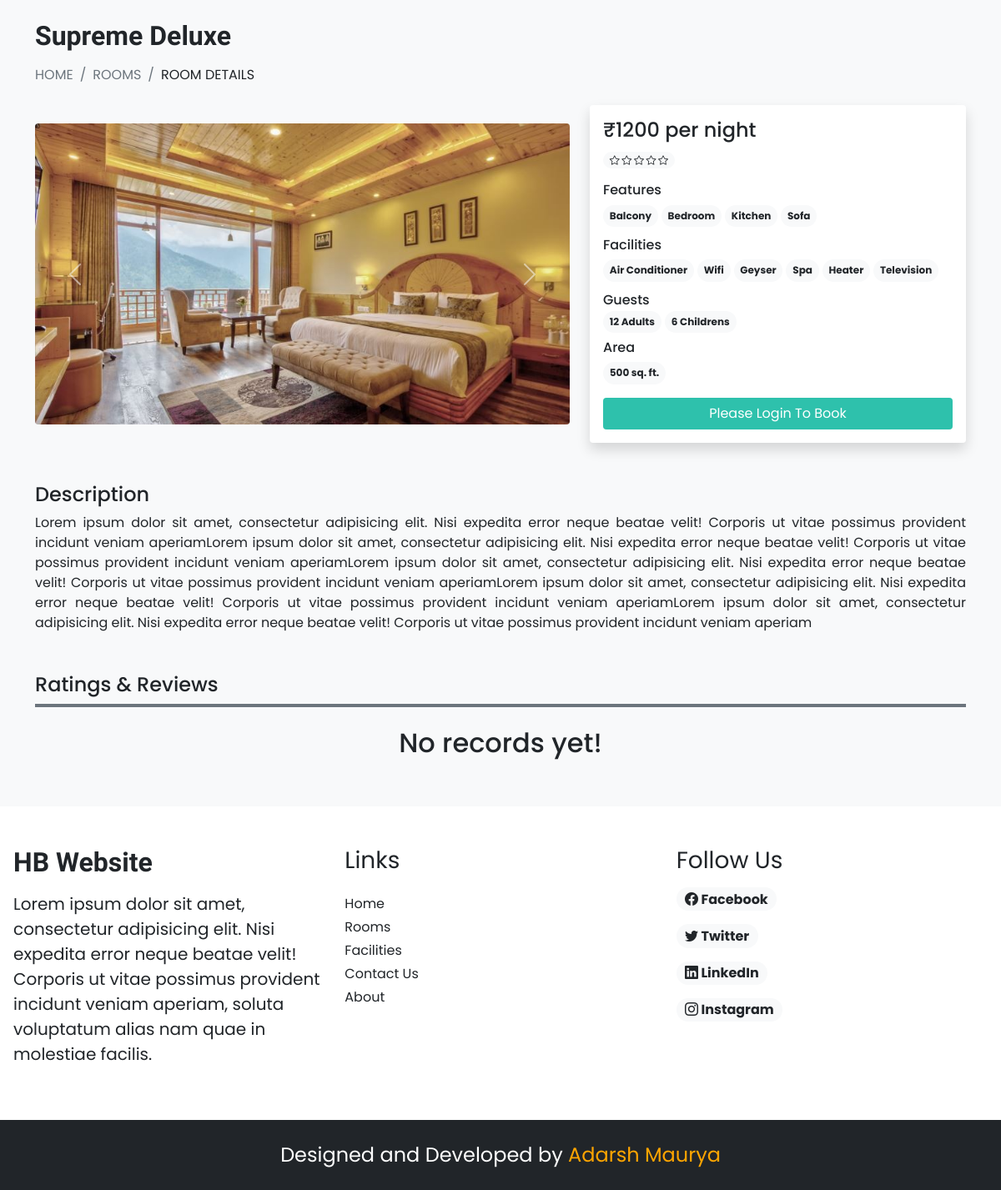
Page /room_details.php?id=11 on the committed database.
### tables this page shows
CREATE TABLE `rooms` (
  `id` int NOT NULL,
  `name` varchar(150) NOT NULL,
  `area` int NOT NULL,
  `price` int NOT NULL,
  `quantity` int NOT NULL,
  `adult` int NOT NULL,
  `children` int NOT NULL,
  `description` varchar(1050) NOT NULL,
  `status` tinyint NOT NULL DEFAULT '1',
  `removed` tinyint NOT NULL DEFAULT '0'
);

CREATE TABLE `room_images` (
  `id` int NOT NULL,
  `room_id` int NOT NULL,
  `room_img` varchar(100) NOT NULL,
  `thumbnail` tinyint NOT NULL DEFAULT '0'
);

CREATE TABLE `features` (
  `id` int NOT NULL,
  `feature_name` varchar(150) NOT NULL
);

CREATE TABLE `facilities` (
  `id` int NOT NULL,
  `name` varchar(100) NOT NULL,
  `picture` varchar(100) NOT NULL,
  `description` varchar(250) NOT NULL
);

CREATE TABLE `general_settings` (
  `id` int NOT NULL,
  `site_title` varchar(128) NOT NULL,
  `site_desc` varchar(500) NOT NULL,
  `shutdown` tinyint NOT NULL DEFAULT '0'
);

CREATE TABLE `social_links` (
  `id` int NOT NULL,
  `name` varchar(100) NOT NULL,
  `social_link` varchar(300) NOT NULL DEFAULT 'none',
  `icon_class_name` varchar(50) NOT NULL DEFAULT 'bi-arrow-right-square-fill'
);

### admin/inc/db_config.php (called while the page is built, shortened)
<?php
function select($query,$values,$datatypes){
    $con = $GLOBALS['conn'];
    if($stmt = mysqli_prepare($con,$query)){
        if(mysqli_stmt_bind_param($stmt,$datatypes,...$values)){
            if(mysqli_stmt_execute($stmt)){
                $res = mysqli_stmt_get_result($stmt);
                return $res;
            }else{
                mysqli_stmt_close($stmt);
                die("Query cannot be executed - Select");
            }
        }else{
            mysqli_stmt_close($stmt);
            die("Query cannot be binded - Select");
        }
    }else{
        die("Query cannot be prepared - Select");
    }
}
?>

### room_details.php (the view, shortened to what this page needs)
<!DOCTYPE html>
<html lang="en">
<head>
    <?php require("./inc/comman.php") ?>
    <?php require("./inc/links.php") ?>
</head>
<body class="bg-light">
    <?php
    $general_q = "SELECT * FROM `general_settings` WHERE `id`=?";
    $value = [1];
    $general_res = select($general_q, $value, "i");
    $general_assoc = mysqli_fetch_assoc($general_res);
    ?>
    <?php
    $frm = filteration($_GET);
    $room_res = select("SELECT * FROM `rooms` WHERE `id`=? AND `status`=? AND `removed`=?", [$frm['id'], 1, 0], 'iii');
    $room_data = mysqli_fetch_assoc($room_res);
    ?>
    <div class="container">
        <div class="my-4">
            <h4 class="h-font fw-bold fs-2"><?php echo $room_data['name'] ?></h4>
            <div class="d-flex align-items-center gap-2 mt-3">
                <a href="./index.php" class="anchor-hover text-decoration-none text-muted">HOME</a>
                <span class="text-muted"> / </span>
                <a href="./rooms.php" class="anchor-hover text-decoration-none text-muted">ROOMS</a>
                <span class="text-muted"> / </span>
                <span>ROOM DETAILS</span>
            </div>
        </div>
        <div class="row mt-3 d-flex align-items-center">
            <div class="col-md-12 col-lg-7 mb-lg-0 mb-3">
                <div id="roomCarousels" class="carousel slide" data-bs-ride="carousel">
                    <div class="carousel-inner">
                        <?php
                        $room_img_q = "SELECT * FROM `room_images` WHERE `room_id`=?";
                        $room_img_res = select($room_img_q, [$room_data['id']], 'i');
                        $room_img = ROOMS_IMAGE_FOLDER_PATH . "thumbnail.jpg";
                        if ($room_img_res->num_rows == 0) {
                            echo <<<data
                                <div class="carousel-item active">
                                <img src="$room_img" class="rounded d-block w-100" alt="thumbnail.jpg">
                                </div>
                                data;
                        } else {
                            $activeClass = "active";
                            while ($img_row = mysqli_fetch_assoc($room_img_res)) {
                                $room_img = ROOMS_IMAGE_FOLDER_PATH . $img_row['room_img'];
                                echo <<<data
                                        <div class="carousel-item $activeClass shadow">
                                            <img src="$room_img" class="rounded d-block w-100" alt="$img_row[room_img]">
                                        </div>
                                    data;
                                $activeClass = '';
                            }
                        }
                        ?>
                    </div>
                    <button class="carousel-control-prev" type="button" data-bs-target="#roomCarousels" data-bs-slide="prev">
                        <span class="carousel-control-prev-icon" aria-hidden="true"></span>
                    </button>
                    <button class="carousel-control-next" type="button" data-bs-target="#roomCarousels" data-bs-slide="next">
                        <span class="carousel-control-next-icon" aria-hidden="true"></span>
                    </button>
                </div>
            </div>
            <div class="col-lg-5 col-md-12">
                <div class="card border-0 shadow">
                    <div class="card-body">
                        <?php
                        echo <<<price
                                    <h4 class="mb-2">₹$room_data[price] per night</h4>
                                price;
                        $ratings_q = select("SELECT AVG(rating) AS `rating` FROM `reviews_and_ratings` WHERE `room_id` = ?  ORDER BY `id` DESC LIMIT 30", [$room_data['id']], 'i');
                        $rating = mysqli_fetch_assoc($ratings_q);
                        $rating_out = "";
                        $avg = round($rating['rating']);
                        for ($i = 1; $i <= 5; $i++) {
                            if ($i <= $avg) {
                                $rating_out .= "
                                            <i class='bi bi-star-fill text-warning'></i>
                                            ";
                            } else {
                                $rating_out .= "
                                                <i class='bi bi-star text-dark'></i>
                                                ";
                            }
                        }
                        echo <<<rating
                                    <span class="badge rounded-pill bg-light mb-3">
                                        $rating_out
                                    </span>
                                rating;
                        $feature_q = "SELECT f.feature_name FROM `room_features` rf INNER JOIN `features` f ON rf.feature_id = f.id WHERE rf.room_id = ?";
                        $f_res = select($feature_q, [$room_data['id']], 'i');
                        $feature = "";
                        while ($f_row = mysqli_fetch_assoc($f_res)) {
                            $feature .= "<span class='badge rounded-pill bg-light text-wrap lh-base text-dark me-1 mb-1'>
                                                    $f_row[feature_name]
                                                </span>";
                        }
                        echo <<<features
                                    <div class="mb-2">
                                        <h6 class="mb-2">Features</h6>
                                        $feature
                                    </div>
                                features;
                        $facility = "";
                        $facility_q = "SELECT f.name FROM `room_facilities` rf INNER JOIN `facilities` f ON rf.facilities_id = f.id WHERE rf.room_id = ?";
                        $f2_res = select($facility_q, [$room_data['id']], 'i');
                        while ($f_row = mysqli_fetch_assoc($f2_res)) {
                            $facility .= "<span class='badge me-1 rounded-pill bg-light text-wrap lh-base text-dark mb-1'>
                                                    $f_row[name]
                                                </span>";
                        }
                        echo <<<facilities
                                    <div class="mb-2">
                                        <h6 class="mb-2">Facilities</h6>
                                        $facility
                                    </div>
                                facilities;
                        $adult = ($room_data['adult'] > 1) ? "Adults" : "Adult";
                        $children = ($room_data['children'] > 1) ? "Childrens" : "Children";
                        echo <<<guests
                                    <div class="mb-2">
                                        <h6 class="mb-1">Guests</h6>
                                        <span class="badge rounded-pill bg-light text-wrap lh-base text-dark mb-lg-0 mb-md-0 mb-1">
                                            $room_data[adult] $adult
                                        </span>
                                        <span class="badge rounded-pill bg-light text-wrap lh-base text-dark mb-lg-0 mb-md-0 mb-1">
                                            $room_data[children] $children
                                        </span>
                                    </div>
                                guests;
                        echo <<<area
                            <h6 class="mb-2">Area</h6>
                            <span class="badge rounded-pill bg-light text-wrap lh-base text-dark mb-lg-0 mb-md-0 mb-1">
                                $room_data[area] sq. ft.
                            </span>
                        area;
                        if (!$general_assoc['shutdown']) {
                            if (!(isset($_SESSION['login']) && $_SESSION['login'] == true)) {
                                echo <<<booknow
                                <button onclick='checkLoginToBook(0,$room_data[id])' class="btn w-100 shadow-none text-white custom-bg mt-3" data-bs-toggle='modal' data-bs-target='#loginmodal'>Please Login To Book</button>
                                booknow;
                            } else {
                                echo <<<booknow
                                            <button onclick='checkLoginToBook(1,$room_data[id])' class="btn w-100  shadow-none text-white custom-bg mt-3">Book Now</button>
                                    booknow;
                            }
                        } else {
                            echo <<<booknow
                                    <a href="javascript: void(0);" class="btn w-100 shadow-none text-white btn-danger mt-3"><i class="bi bi-exclamation-triangle-fill me-2"></i> Booking Closed</a>
                            booknow;
                        }
                        ?>
                    </div>
                </div>
            </div>
            <div class="col-12 mt-5">
                <div class="mb-5">
                    <h4>Description</h4>
                    <p style="text-align: justify;">
                        <?php
                        echo $room_data['description']
                        ?>
                    </p>
                </div>
                <div>
                    <h4 class="border-bottom border-4 border-secondary pb-2 mb-4">Ratings & Reviews</h4>
                    <?php
                    $query = "SELECT rr.*, uc.name AS uname, uc.profile  FROM `reviews_and_ratings` rr INNER JOIN `user_cred` uc
                    ON rr.user_id = uc.id INNER JOIN `rooms` r ON rr.room_id = r.id
                    WHERE rr.room_id = $room_data[id]
                 ORDER BY `id` DESC LIMIT 15";
                    $res = $conn->query($query);
                    if ($res->num_rows == 0) {
                        echo <<<data
                        <h2 class="text-center w-100">No records yet!</h2>
                        data;
                    }
                    ?>
                </div>
            </div>
        </div>
    </div>
    <footer class="container-fluid py-5 px-3 mt-5 bg-white m-0">
        <div class="row">
            <div class="col-md-4 mb-lg-0 mb-md-0 mb-4">
                <h3 class="h-font fw-bold fs-2 mb-3"><?php echo $general_assoc['site_title'] ?></h3>
                <p class="fs-5"><?php echo $general_assoc['site_desc'] ?></p>
            </div>
            <div class="col-md-4  mb-lg-0 mb-md-0 mb-4">
                <h6 class="fs-3 mb-4 fw-normal">Links</h6>
                <a href="./index.php" class="text-decoration-none d-inline-block mb-1 text-dark">Home</a><br>
                <a href="./rooms.php" class="text-decoration-none d-inline-block mb-1 text-dark">Rooms</a><br>
                <a href="./facilities.php" class="text-decoration-none d-inline-block mb-1 text-dark">Facilities</a><br>
                <a href="./contact.php" class="text-decoration-none d-inline-block mb-1 text-dark">Contact Us</a><br>
                <a href="./about.php" class="text-decoration-none d-inline-block mb-1 text-dark">About</a><br>
            </div>
            <div class="col-md-4">
                <h6 class="fs-3 mb-3 fw-normal">Follow Us</h6>
                <?php
                $social_q = "SELECT * FROM `social_links`";
                $social_res = $conn->query($social_q);
                while ($row = mysqli_fetch_assoc($social_res)) {
                    if ($row['social_link'] != '') {
                        echo <<<social
                        <a href="$row[social_link]" class="badge text-decoration-none d-inline-block rounded-pill fs-6 bg-light text-dark mb-3">
                            <i class="bi $row[icon_class_name]"></i> $row[name]
                        </a></br>
                    social;
                    }
                }
                ?>
            </div>
        </div>
    </footer>
    <div class="bg-dark text-white p-4 text-center fs-4 design-by">
        Designed and Developed by <a href="https://adarshmaurya54.github.io/Portfolio/" class="text-decoration-none" style="color: orange;">Adarsh Maurya</a>
    </div>
</body>
</html>

### inc/links.php (shortened to what this page needs)
<link rel="stylesheet" href="./css/style.css">
<link href="https://cdn.jsdelivr.net/npm/bootstrap@5.0.2/dist/css/bootstrap.min.css" rel="stylesheet">
<link rel="stylesheet" href="https://cdn.jsdelivr.net/npm/bootstrap-icons@1.10.5/font/bootstrap-icons.css">

### css/style.css (style rules this page uses)
:root { --teal: #2ec1ac; --teal_hover: #279e8c; }
* { padding: 0; margin: 0; box-sizing: border-box; font-family: 'Poppins', sans-serif; }
.custom-bg { background-color: var(--teal) !important; }
.h-font { font-family: 'Merienda', cursive; }

### rows in the picture
rooms: name "Supreme Deluxe", price "1200", adult "12", adult "Adults", children "6", children "Childrens", area "500", description "Lorem ipsum dolor sit amet, consectetur adipisicing elit. Nisi expedita error neque beatae velit! Corporis ut vitae possimus provident incidunt veniam aperiamLorem ipsum dolor sit amet, consectetur adipisicing elit. Nisi expedita error neque beatae velit! Corporis ut vitae possimus provident incidunt veniam aperiamLorem ipsum dolor sit amet, consectetur adipisicing elit. Nisi expedita error neque beatae velit! Corporis ut vitae possimus provident incidunt veniam aperiamLorem ipsum dolor sit amet, consectetur adipisicing elit. Nisi expedita error neque beatae velit! Corporis ut vitae possimus provident incidunt veniam aperiamLorem ipsum dolor sit amet, consectetur adipisicing elit. Nisi…"
room_images: room_img (picture)
features: feature_name "Balcony"
features: feature_name "Bedroom"
features: feature_name "Kitchen"
features: feature_name "Sofa"
facilities: name "Air Conditioner"
facilities: name "Wifi"
facilities: name "Geyser"
facilities: name "Spa"
facilities: name "Heater"
facilities: name "Television"
general_settings: site_title "HB Website", site_desc "Lorem ipsum dolor sit amet, consectetur adipisicing elit. Nisi expedita error neque beatae velit! Corporis ut vitae possimus provident incidunt veniam aperiam, soluta voluptatum alias nam quae in molestiae facilis."
social_links: name "Facebook"
social_links: name "Twitter"
social_links: name "LinkedIn"
social_links: name "Instagram"
